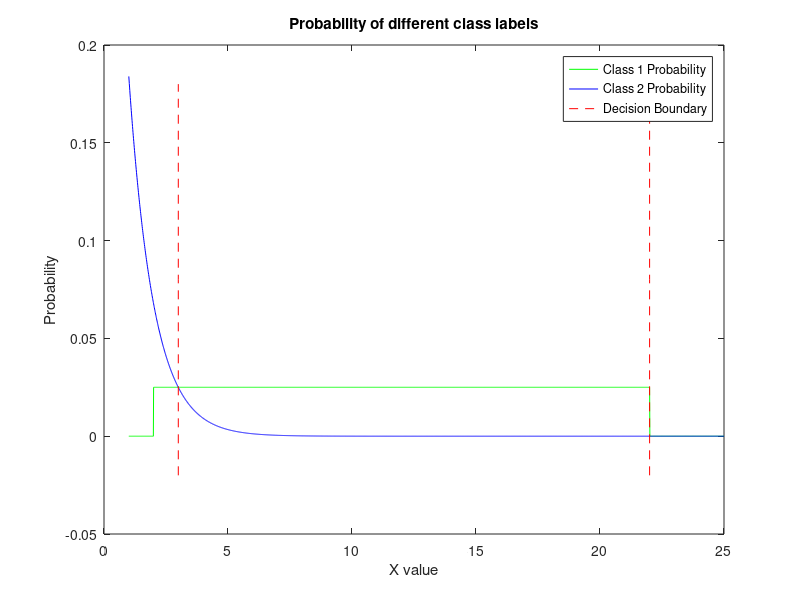

Write the MATLAB code that produced this figure.
xVals = 1:0.01:25;
yVals1 = .5*exp(-xVals);
yVals2 = ((xVals >= 2)&(xVals<=22))*0.05*0.5;
boundsY = -0.02:1/10:0.2;
sizeBounds = size(boundsY);
numYvals = sizeBounds(2);
boundX = ones(1,numYvals);
root1 = log(20);
root2 = 22;
bound1X = boundX.*root1;
bound2X = boundX.*root2;
plot(xVals,yVals2,'g-',xVals,yVals1,'b-',bound1X,boundsY,'r--',bound2X,boundsY,'r--');
xlabel('X value');
ylabel('Probability');
title('Probability of different class labels');
legend('Class 1 Probability','Class 2 Probability','Decision Boundary');